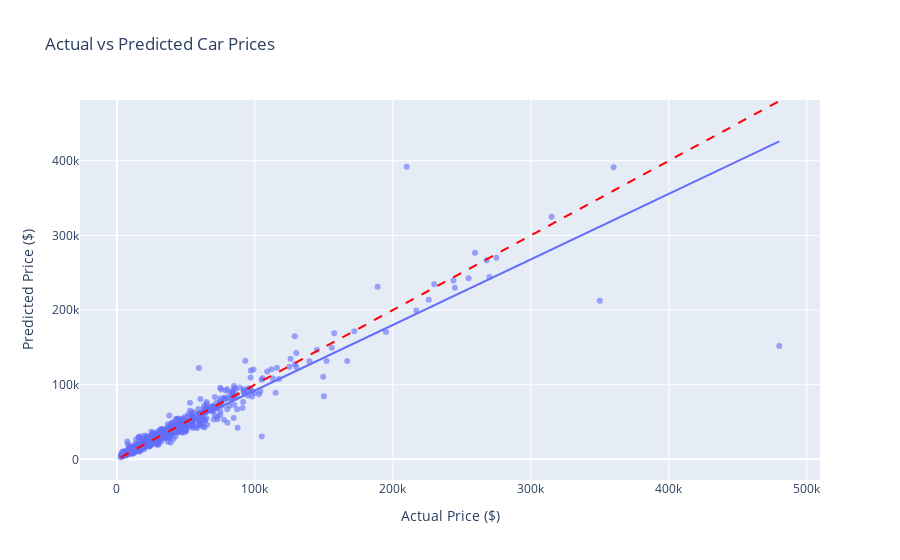

Notebook code cell kept with this figure:
### Code cell
import plotly.express as px
import pandas as pd
# Create a DataFrame for comparison
results_df = pd.DataFrame({
    'Actual Price': y_test,
    'Predicted Price': y_pred,
    'Brand': df.loc[y_test.index, 'brand']
})


fig = px.scatter(
    results_df,
    x='Actual Price',
    y='Predicted Price',
    title='Actual vs Predicted Car Prices',
    labels={'Actual Price': 'Actual Price ($)', 'Predicted Price': 'Predicted Price ($)'},
    opacity=0.6,
    trendline="ols",
    hover_name='Brand'
)


fig.add_shape(
    type="line",
    x0=results_df['Actual Price'].min(), y0=results_df['Actual Price'].min(),
    x1=results_df['Actual Price'].max(), y1=results_df['Actual Price'].max(),
    line=dict(color="red", dash="dash"),
    name='Perfect Prediction'
)


fig.show()

### Figure 1 — Plotly figure (JSON) as saved in the notebook; plotly's stock layout.template omitted (floating-point values rounded to 4 significant figures; data arrays with more than 128 entries replaced by an {"elided": "..."} marker saying what was removed)
{"data": [{"hovertemplate": "<b>%{hovertext}</b><br><br>Actual Price ($)=%{x}<br>Predicted Price ($)=%{y}<extra></extra>", "hovertext": {"elided": "801 str values"}, "legendgroup": "", "marker": {"color": "#636efa", "opacity": 0.6, "symbol": "circle"}, "mode": "markers", "name": "", "orientation": "v", "showlegend": false, "type": "scatter", "x": {"elided": "801 int values"}, "xaxis": "x", "y": {"elided": "801 float values"}, "yaxis": "y"}, {"hovertemplate": "<b>OLS trendline</b><br>Predicted Price = 0.877825 * Actual Price + 4471.52<br>R<sup>2</sup>=0.865954<br><br>Actual Price ($)=%{x}<br>Predicted Price ($)=%{y} <b>(trend)</b><extra></extra>", "legendgroup": "", "marker": {"color": "#636efa", "symbol": "circle"}, "mode": "lines", "name": "", "showlegend": false, "type": "scatter", "x": {"elided": "801 int values"}, "xaxis": "x", "y": {"elided": "801 float values"}, "yaxis": "y"}], "layout": {"legend": {"tracegroupgap": 0}, "shapes": [{"line": {"color": "red", "dash": "dash"}, "name": "Perfect Prediction", "type": "line", "x0": 2800, "x1": 479995, "y0": 2800, "y1": 479995}], "title": {"text": "Actual vs Predicted Car Prices"}, "xaxis": {"anchor": "y", "domain": [0, 1], "title": {"text": "Actual Price ($)"}}, "yaxis": {"anchor": "x", "domain": [0, 1], "title": {"text": "Predicted Price ($)"}}}}
